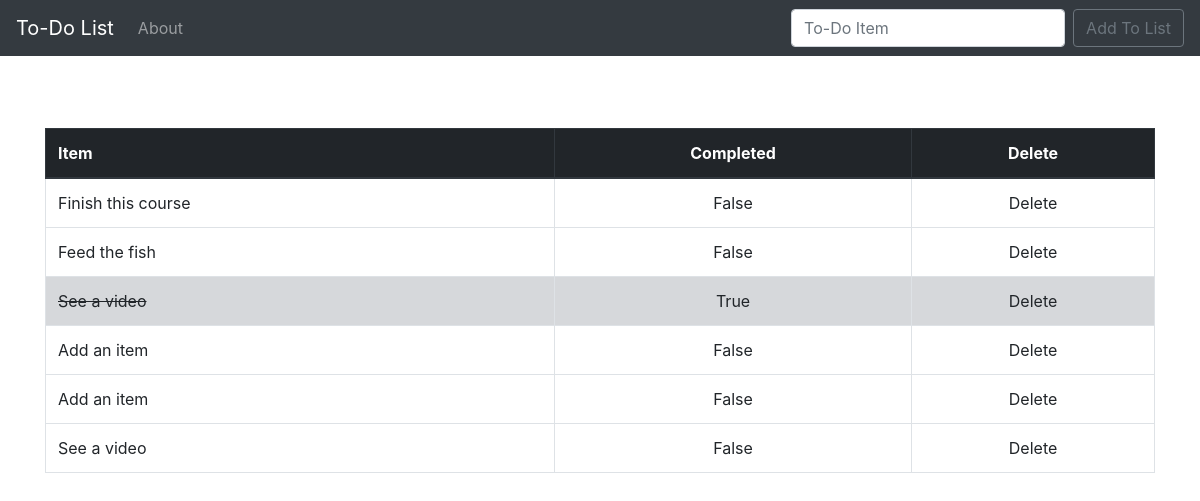
The app's page /, older data.
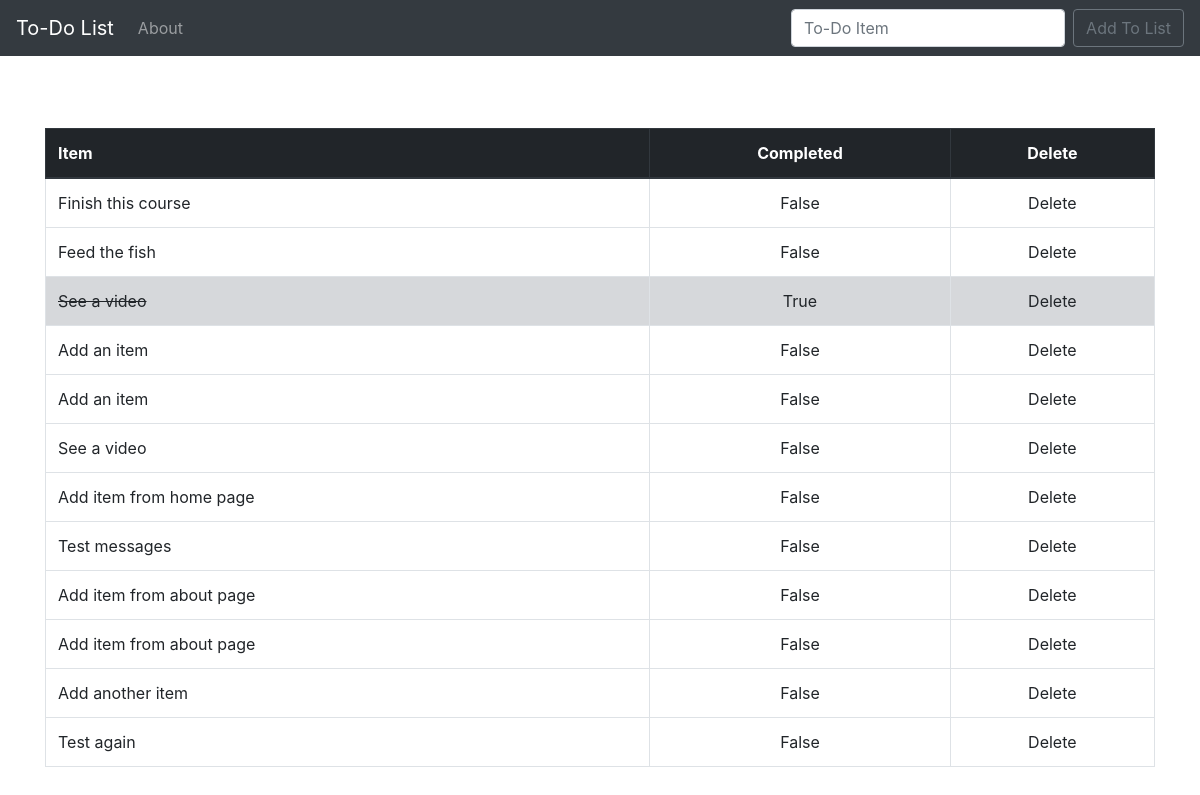
The same page, newer data.
### todo_list/models.py (models this page shows, shortened)
class List(models.Model):
    item = models.CharField(max_length=200)
    completed = models.BooleanField(default=False)

### todo_list/views.py (the view)
# urls.py: 2. Add a URL to urlpatterns:  path('', views.home, name='home')
def home(request):
    if request.method == 'POST':
        form = ListForm(request.POST or None)
        if form.is_valid():
            form.save()
        else:
            pass
        all_items = List.objects.all
        messages.success(request, ('Item has been successfully added to the list.'))
        return render(request, 'home.html', {'todo_items': all_items})
    else:
        all_items = List.objects.all
        return render(request, 'home.html', {'todo_items': all_items})

### todo_list/templates/home.html (shortened to what this page needs)
{% extends 'base.html' %}
{% block content %}
    <br>
    <br>
    {% if todo_items %}
        <table class="table table-bordered">
            <thead class="thead-dark">
                <th>Item</th>
                <th><center>Completed</center></th>
                <th><center>Delete</center></th>
            </thead>
            {% for item in todo_items %}
            {% if item.completed %}
                <tr class="table-secondary">
                <td class="striker">{{ item.item }}</td>
            {% else %}
                <tr>
                <td>{{ item.item }}</td>
            {% endif %}
                <td><center>{{ item.completed }}</center></td>
                <td><center>Delete</center></td>
            </tr>
            {% endfor %}
        </table>
    {% else %}
        <p>No items to display.</p>
    {% endif %}
{% endblock %}

Row changes from the older to the newer data that the page shows:
added List: item "Add item from home page", completed "False"
added List: item "Test messages", completed "False"
added List: item "Add item from about page", completed "False"
added List: item "Add item from about page", completed "False"
added List: item "Add another item", completed "False"
added List: item "Test again", completed "False"
